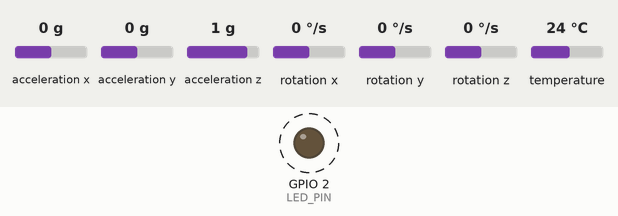
Bench run of a sketch on a simulated ESP32. On the bench: output pins drawn as LEDs (lit = HIGH). Dashed ring = blinking. The test bench sets the inputs (shaded band); at power-on: acceleration x 0 g, acceleration y 0 g, acceleration z 1 g, rotation x 0 °/s, rotation y 0 °/s, rotation z 0 °/s, temperature 24 °C. WiFi joins after 1.5 s; servers stay silent unless stated; uploads are accepted with an empty reply; what the sketch prints to the serial monitor is not drawn.

Above: at 3.1 s.
Timing chart, 0 to 5.9 s (numbered marks = the images above):
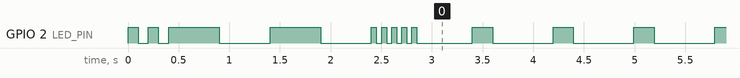

Measured:
- by itself, GPIO 2 (LED_PIN): HIGH → LOW at 0.10 s, → HIGH 0.10 s later, → LOW 0.10 s later, → HIGH 0.10 s later, … (335 changes in this stretch)

The sketch:

anomaly_inference_copy_20250225182058.ino
```cpp
#include <WiFi.h>
#include <HTTPClient.h>
#include <ArduinoJson.h>
#include <Adafruit_MPU6050.h>
#include <Adafruit_Sensor.h>
#include <Wire.h>

const int LED_PIN = 2;
const char* WIFI_SSID = "your_network_here";
const char* WIFI_PASS = "your_password_here";
const char* SERVER_URL = "http://your_api_ip_here:8000/predict";  // Endpoint da API de inferência

const int SAMPLE_RATE = 200;
const int NUM_SAMPLES = 100;  // 0.5 segundos de dados em 200Hz
const int I2C_SDA = 21, I2C_SCL = 22;

Adafruit_MPU6050 mpu;
HTTPClient http;

void blinkLED(int times, int delayMs) {
    for (int i = 0; i < times; i++) {
        digitalWrite(LED_PIN, HIGH);
        delay(delayMs);
        digitalWrite(LED_PIN, LOW);
        delay(delayMs);
    }
}

void setup() {
    Serial.begin(115200);
    pinMode(LED_PIN, OUTPUT);

    // Inicializa I2C e MPU6050
    Wire.begin(I2C_SDA, I2C_SCL);
    if (!mpu.begin()) {
        Serial.println("MPU6050 não encontrado!");
        while (1) blinkLED(3, 200);
    }
    blinkLED(2, 100);

    // Configuração básica do sensor
    mpu.setAccelerometerRange(MPU6050_RANGE_4_G);
    mpu.setFilterBandwidth(MPU6050_BAND_260_HZ);

    // Conexão WiFi
    Serial.print("Conectando ao WiFi");
    WiFi.begin(WIFI_SSID, WIFI_PASS);
    while (WiFi.status() != WL_CONNECTED) {
        blinkLED(1, 500);
        Serial.print(".");
    }
    blinkLED(5, 50);
    Serial.printf("\nConectado! IP: %s\n", WiFi.localIP().toString().c_str());
}

void sendData(JsonDocument& json) {
  http.begin(SERVER_URL);
  http.addHeader("Content-Type", "application/json");
  String jsonString;
  serializeJson(json, jsonString);

  int httpCode = http.POST(jsonString);

  if (httpCode > 0) {
    if (httpCode == HTTP_CODE_OK) {
      String response = http.getString();

      // Parse da resposta da API
      DynamicJsonDocument responseDoc(1024);
      deserializeJson(responseDoc, response);

      bool isAnomaly = responseDoc["is_anomaly"].as<bool>();
      float distance = responseDoc["distance"].as<float>();

      // Feedback visual
      if (isAnomaly) {
        blinkLED(3, 100);  // Pisca 3x rápido se for anomalia
        Serial.println("Anomalia detectada!");
      }
    }
  } else {
    Serial.println("Error sending data");
  }
  http.end();
}

void loop() {
  // Prepare JSON (mudança no formato para matriz 2D)
  DynamicJsonDocument json(16384);
  JsonArray data = json.createNestedArray("data");

  // Collect data
  unsigned long startTime = millis();
  int samples = 0;

  while (samples < NUM_SAMPLES) {
    if (millis() - startTime >= (samples * (1000 / SAMPLE_RATE))) {
      sensors_event_t accel, gyro, temp;
      mpu.getEvent(&accel, &gyro, &temp);

      // Criar array [x,y,z] para cada amostra
      JsonArray sample = data.createNestedArray();
      sample.add(accel.acceleration.x);
      sample.add(accel.acceleration.y);
      sample.add(accel.acceleration.z);

      if (samples % 50 == 0) {
        Serial.printf("Sample %d: X:%.2f Y:%.2f Z:%.2f\n",
                     samples, accel.acceleration.x,
                     accel.acceleration.y, accel.acceleration.z);
      }
      samples++;
    }
  }

  // Send data
  digitalWrite(LED_PIN, HIGH);
  sendData(json);
  digitalWrite(LED_PIN, LOW);
  delay(100);
}
```
